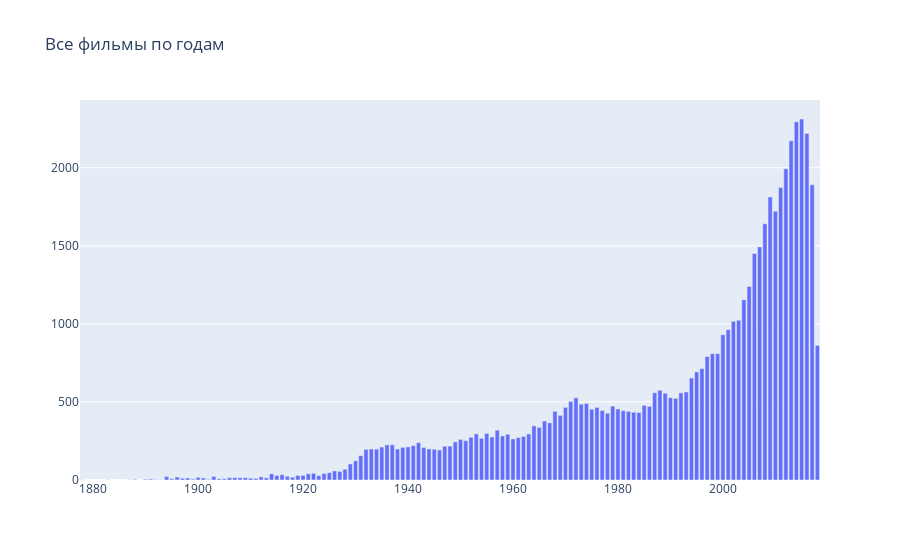

The notebook cell this image was saved under:
### Code cell
trace = go.Bar(x = count_year.year, y = count_year.movieId)

layout = go.Layout(title='Все фильмы по годам')

fig = go.Figure(data = [trace], layout = layout)
iplot(fig)

### Figure 1 — Plotly figure (JSON) as saved in the notebook; plotly's stock layout.template omitted (floating-point values rounded to 4 significant figures; data arrays with more than 128 entries replaced by an {"elided": "..."} marker saying what was removed)
{"data": [{"type": "bar", "x": {"elided": "133 str values"}, "y": {"elided": "133 int values"}}], "layout": {"title": {"text": "Все фильмы по годам"}}}
